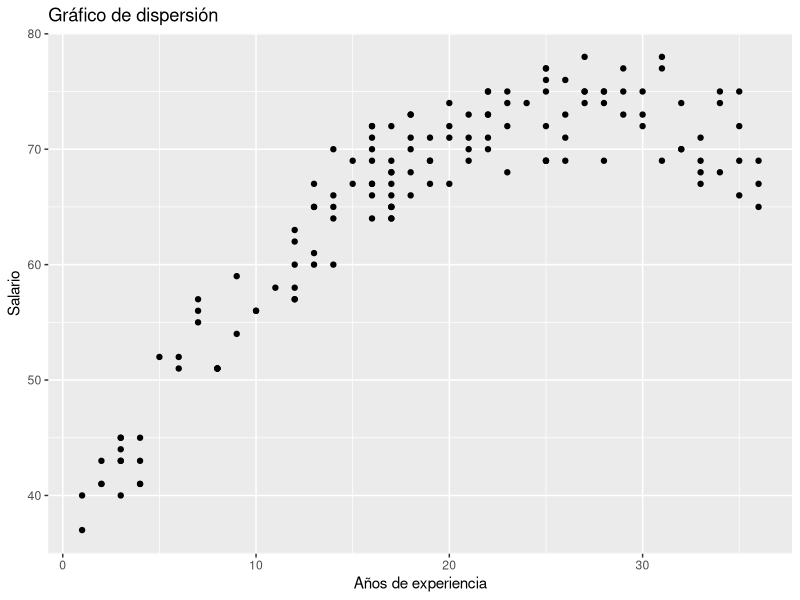

Source code (R):
### Reto 3 Elección de un modelo mediante contraste de hipótesis

# Cargamos el paquete `ggplot2` para realizar algunas
# gráficas

library(ggplot2)

# Debemos de establecer nuestro directorio
# de trabajo. Este depende del usuario.

setwd("C:\\Users\\User\\Documents\\FDS\\2022-01-BEDU\\Books\\S1-E1")

# El archivo de datos que utilizaremos `profsalary.txt`
# deberá encontrarse en nuestro directorio de trabajo.

# Importamos los datos a `R` con la función `read.table`
# y lo asignamos a la variable `ProfS`

ProfS <- read.table("profsalary.txt", header = TRUE)

# Hacemos el gráfico de dispersión del salario contra
# los años de experiencia. Esto para tener una idea
# de la relación que existe entre las variables.

ggplot(ProfS, 
       aes(x = Experience, y = Salary)) + 
  geom_point() +
  labs(x = "Años de experiencia",
       y = "Salario",
       title = "Gráfico de dispersión")

# Ajustamos modelos polinomiales a los datos de salario usando
# hasta un grado máximo de 5 para los polinomios.

fit.1 <- lm(Salary ~ Experience, data = ProfS)
fit.2 <- lm(Salary ~ poly(Experience, 2), data = ProfS)
fit.3 <- lm(Salary ~ poly(Experience, 3), data = ProfS)
fit.4 <- lm(Salary ~ poly(Experience, 4), data = ProfS)
fit.5 <- lm(Salary ~ poly(Experience, 5), data = ProfS)

# Llevamos a cabo contrastes de hipótesis utilizando la función
# `anova` para elegir el grado del polinomio a usarse en la
# regresión polinomial.

anova(fit.1, fit.2, fit.3, fit.4, fit.5)
